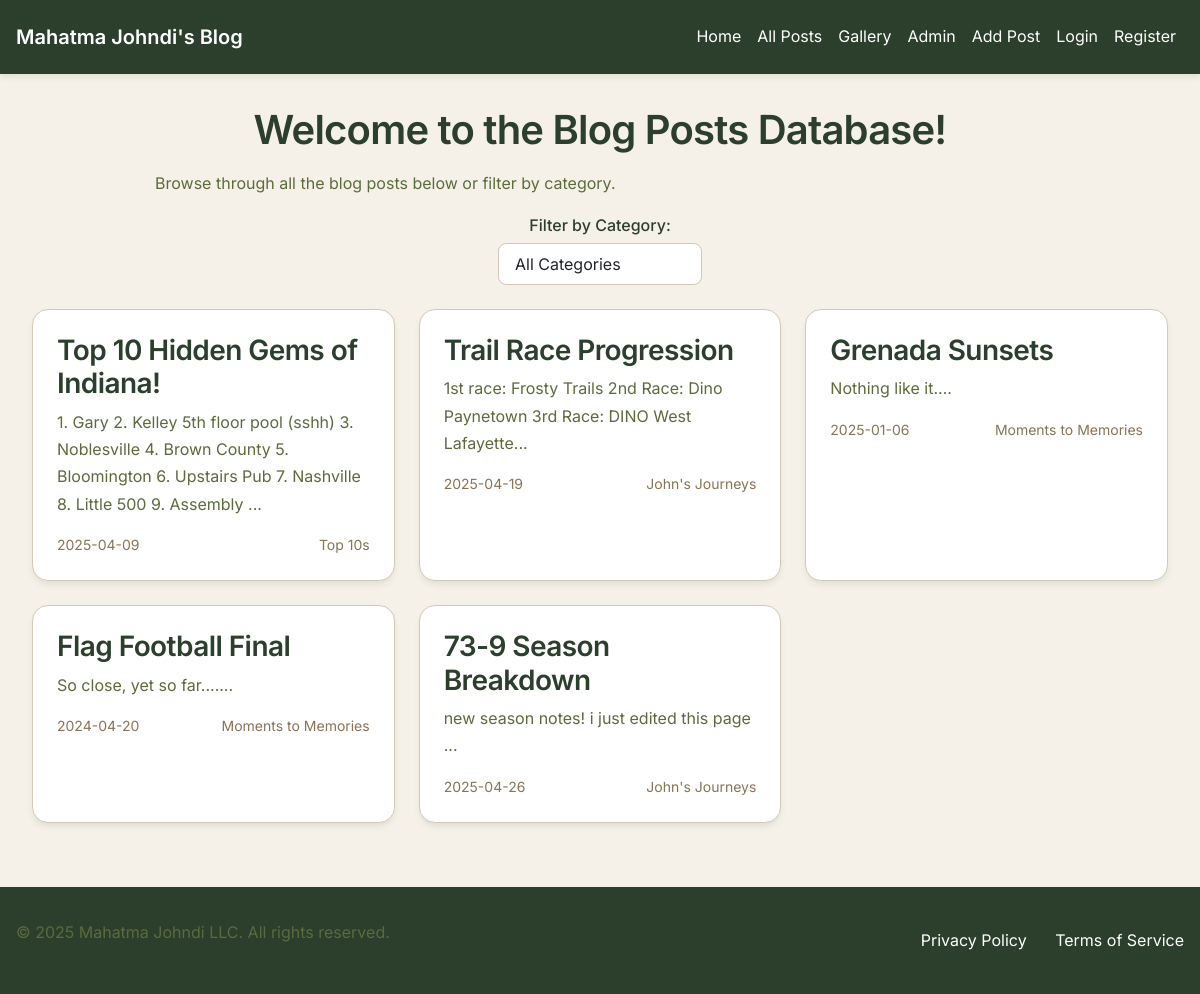
Screenshot of /blog_posts with the database file from the repository.
### tables this page shows
CREATE TABLE blog_posts (
                    post_id INTEGER PRIMARY KEY AUTOINCREMENT,
                    user_id INTEGER NOT NULL,
                    blog_category TEXT CHECK(blog_category IN ('Top 10s', 'John''s Journeys', 'Moments to Memories', 'Reviews') OR blog_category IS NULL),
                    title TEXT NOT NULL,
                    date TEXT DEFAULT CURRENT_TIMESTAMP, -- Automatically records the current date and time
                    body TEXT NOT NULL,
                    blog_type TEXT,
                    likes INTEGER DEFAULT 0, -- New column for likes
                    dislikes INTEGER DEFAULT 0, -- New column for dislikes
                    FOREIGN KEY (user_id) REFERENCES users(user_id)
                );

### app.py (the view)
@app.route('/blog_posts', methods=['GET', 'POST'])
def blog_posts_page():
    conn = get_db_connection()
    cursor = conn.cursor()
    cursor.execute("SELECT DISTINCT blog_category FROM blog_posts")
    categories = [row[0] for row in cursor.fetchall()]
    selected_category = request.args.get('category', 'all')  # Default to 'all'
    if selected_category == 'all':
        cursor.execute("SELECT * FROM blog_posts")
    else:
        cursor.execute("SELECT * FROM blog_posts WHERE blog_category = ?", (selected_category,))
    blog_posts = cursor.fetchall()
    conn.close()
    return render_template('blog_posts.html', blog_posts=blog_posts, categories=categories, selected_category=selected_category)

### app.py (called while the page is built)
def get_db_connection():
    conn = sqlite3.connect("database.db")
    conn.row_factory = sqlite3.Row
    return conn

### templates/blog_posts.html (shortened to what this page needs)
{% extends 'base.html' %}
{% block content %}
<div class="container">
    <h1 class="text-center">Welcome to the Blog Posts Database!</h1>
    <p class="text-center">Browse through all the blog posts below or filter by category.</p>
    <form method="GET" action="{{ url_for('blog_posts_page') }}" class="text-center mb-4">
        <label for="category" class="form-label">Filter by Category:</label>
        <select name="category" id="category" class="form-control d-inline-block w-auto" onchange="this.form.submit()">
            <option value="all" {% if selected_category == 'all' %}selected{% endif %}>All Categories</option>
        </select>
    </form>
    <div class="blog-cards">
        {% for post in blog_posts %}
        <a href="{{ url_for('blog_post', post_id=post['post_id']) }}" class="blog-card">
            <div class="content">
                <h3>{{ post['title'] }}</h3>
                <p>{{ post['body'][:150] }}...</p>
                <div class="meta">
                    <span>{{ post['date'] }}</span>
                    <span>{{ post['blog_category'] }}</span>
                </div>
            </div>
        </a>
        {% endfor %}
    </div>
</div>
{% endblock %}

### static/css/style.css (style rules this page uses)
:root { --primary: #5C6B3C; --primary-light: #7A8C4A; --primary-dark: #3D4A2C; --secondary: #8B7355; --background: #F5F1E8; --surface: #FFFFFF; --header-bg: #2C3E2C; --footer-bg: #2C3E2C; --text-primary: #2C3E2C; --text-secondary: #5C6B3C; --text-light: #8B7355; --border: #D4C9B8; --success: #4A6B3C; --error: #8B3C3C; --warning: #8B6B3C; --font-family: 'Inter', -apple-system, BlinkMacSystemFont, 'Segoe UI', Roboto, sans-serif; --font-size-base: 16px; --line-height-base: 1.6; --spacing-xs: 0.25rem; --spacing-sm: 0.5rem; --spacing-md: 1rem; --spacing-lg: 1.5rem; --spacing-xl: 2rem; --radius-sm: 0.25rem; --radius-md: 0.5rem; --radius-lg: 1rem; --shadow-sm: 0 1px 2px 0 rgba(44, 62, 44, 0.05); --shadow-md: 0 4px 6px -1px rgba(44, 62, 44, 0.1); --shadow-lg: 0 10px 15px -3px rgba(44, 62, 44, 0.1); --transition-fast: 150ms ease; --transition-normal: 250ms ease; --transition-slow: 350ms ease; }
* { margin: 0; padding: 0; box-sizing: border-box; }
html { scroll-behavior: smooth; }
body { font-family: var(--font-family); font-size: var(--font-size-base); line-height: var(--line-height-base); color: var(--text-primary); background-color: var(--background); background-image: linear-gradient(to bottom, var(--header-bg) 0%, var(--background) 100px); min-height: 100vh; }
h1, h2, h3, h4, h5, h6 { color: var(--text-primary); font-weight: 600; line-height: 1.2; margin-bottom: var(--spacing-md); letter-spacing: -0.02em; }
h1 { font-size: clamp(2rem, 5vw, 2.5rem); }
h3 { font-size: clamp(1.5rem, 3vw, 1.75rem); }
p { margin-bottom: var(--spacing-md); color: var(--text-secondary); line-height: 1.7; max-width: 70ch; }
a { color: var(--primary); text-decoration: none; transition: color var(--transition-fast); outline: none; }
.container { width: 100%; max-width: 1200px; margin: 0 auto; padding: 0 var(--spacing-md); }
.blog-cards { display: grid; grid-template-columns: repeat(auto-fill, minmax(300px, 1fr)); gap: var(--spacing-lg); margin-top: var(--spacing-lg); }
.blog-card { background: var(--surface); border-radius: var(--radius-lg); overflow: hidden; box-shadow: var(--shadow-md); transition: all var(--transition-normal); border: 1px solid var(--border); display: block; text-decoration: none; }
.blog-card .content { padding: var(--spacing-lg); }
.blog-card h3 { margin-bottom: var(--spacing-sm); color: var(--text-primary); }
.blog-card p { color: var(--text-secondary); margin-bottom: var(--spacing-md); }
.blog-card .meta { display: flex; justify-content: space-between; color: var(--text-light); font-size: 0.875rem; }
.form-control { width: 100%; padding: var(--spacing-sm) var(--spacing-md); border: 1px solid var(--border); border-radius: var(--radius-md); transition: all var(--transition-fast); background-color: var(--surface); font-size: 1rem; line-height: 1.5; }
.form-label { display: block; margin-bottom: var(--spacing-xs); color: var(--text-primary); font-weight: 500; }

### rows the page displays
blog_posts: title "Top 10 Hidden Gems of Indiana!", body "1. Gary 2. Kelley 5th floor pool (sshh) 3. Noblesville 4. Brown County 5. Bloomington 6. Upstairs Pub 7. Nashville 8. Little 500 9. Assembly", date "2025-04-09", blog_category "Top 10s"
blog_posts: title "Trail Race Progression", body "1st race: Frosty Trails 2nd Race: Dino Paynetown 3rd Race: DINO West Lafayette", date "2025-04-19", blog_category "John's Journeys"
blog_posts: title "Grenada Sunsets", body "Nothing like it.", date "2025-01-06", blog_category "Moments to Memories"
blog_posts: title "Flag Football Final", body "So close, yet so far....", date "2024-04-20", blog_category "Moments to Memories"
blog_posts: title "73-9 Season Breakdown", body "new season notes! i just edited this page", date "2025-04-26", blog_category "John's Journeys"
